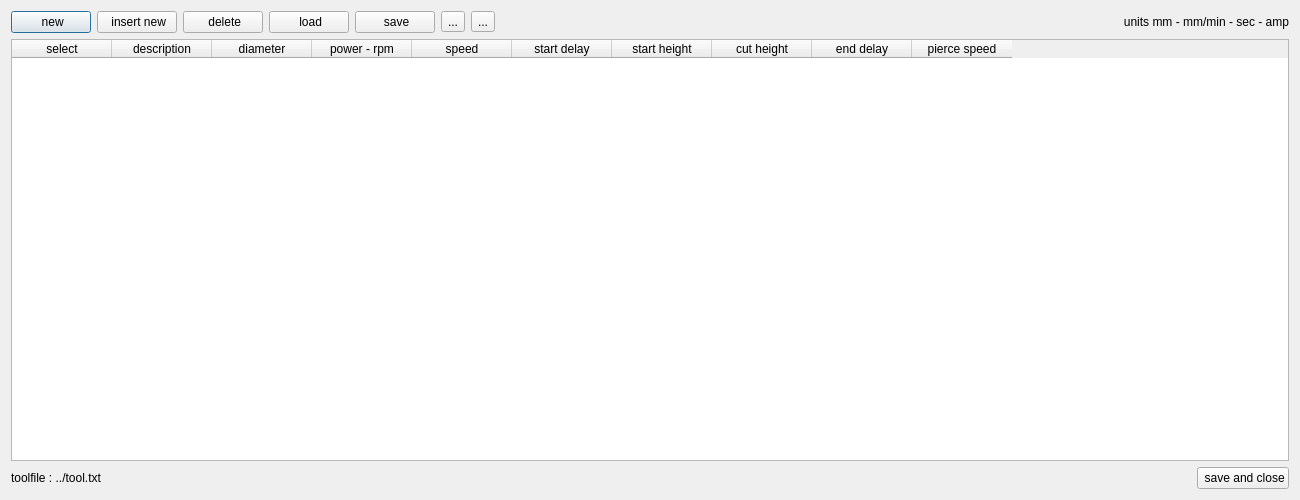
<?xml version="1.0" encoding="UTF-8"?>
<ui version="4.0">
 <class>Dialog_tools</class>
 <widget class="QDialog" name="Dialog_tools">
  <property name="geometry">
   <rect>
    <x>0</x>
    <y>0</y>
    <width>1300</width>
    <height>500</height>
   </rect>
  </property>
  <property name="windowTitle">
   <string>tools</string>
  </property>
  <layout class="QGridLayout" name="gridLayout">
   <item row="0" column="0" colspan="2">
    <layout class="QHBoxLayout" name="horizontalLayout">
     <item>
      <widget class="QPushButton" name="pushButton_new">
       <property name="text">
        <string> new</string>
       </property>
       <property name="icon">
        <iconset resource="../icons.qrc">
         <normaloff>:/icons/document-new.svg</normaloff>:/icons/document-new.svg</iconset>
       </property>
      </widget>
     </item>
     <item>
      <widget class="QPushButton" name="pushButton_insert">
       <property name="text">
        <string> insert new</string>
       </property>
       <property name="icon">
        <iconset resource="../icons.qrc">
         <normaloff>:/icons/document-new.svg</normaloff>:/icons/document-new.svg</iconset>
       </property>
      </widget>
     </item>
     <item>
      <widget class="QPushButton" name="pushButton_delete">
       <property name="text">
        <string> delete</string>
       </property>
       <property name="icon">
        <iconset resource="../icons.qrc">
         <normaloff>:/icons/delete.svg</normaloff>:/icons/delete.svg</iconset>
       </property>
      </widget>
     </item>
     <item>
      <widget class="QPushButton" name="pushButton_load">
       <property name="text">
        <string> load</string>
       </property>
       <property name="icon">
        <iconset resource="../icons.qrc">
         <normaloff>:/icons/document-open.svg</normaloff>:/icons/document-open.svg</iconset>
       </property>
      </widget>
     </item>
     <item>
      <widget class="QPushButton" name="pushButton_save">
       <property name="text">
        <string> save</string>
       </property>
       <property name="icon">
        <iconset resource="../icons.qrc">
         <normaloff>:/icons/document-save.svg</normaloff>:/icons/document-save.svg</iconset>
       </property>
      </widget>
     </item>
     <item>
      <widget class="QToolButton" name="toolButton_move_up">
       <property name="text">
        <string>...</string>
       </property>
       <property name="icon">
        <iconset resource="../icons.qrc">
         <normaloff>:/icons/button_up.svg</normaloff>:/icons/button_up.svg</iconset>
       </property>
      </widget>
     </item>
     <item>
      <widget class="QToolButton" name="toolButton_move_down">
       <property name="text">
        <string>...</string>
       </property>
       <property name="icon">
        <iconset resource="../icons.qrc">
         <normaloff>:/icons/button_down.svg</normaloff>:/icons/button_down.svg</iconset>
       </property>
      </widget>
     </item>
    </layout>
   </item>
   <item row="0" column="2">
    <spacer name="horizontalSpacer">
     <property name="orientation">
      <enum>Qt::Horizontal</enum>
     </property>
     <property name="sizeHint" stdset="0">
      <size>
       <width>574</width>
       <height>20</height>
      </size>
     </property>
    </spacer>
   </item>
   <item row="0" column="3" colspan="2">
    <widget class="QLabel" name="label">
     <property name="text">
      <string>units mm - mm/min - sec - amp</string>
     </property>
     <property name="alignment">
      <set>Qt::AlignRight|Qt::AlignTrailing|Qt::AlignVCenter</set>
     </property>
    </widget>
   </item>
   <item row="1" column="0" colspan="5">
    <widget class="QTableWidget" name="tableWidget">
     <property name="focusPolicy">
      <enum>Qt::ClickFocus</enum>
     </property>
     <attribute name="horizontalHeaderCascadingSectionResizes">
      <bool>false</bool>
     </attribute>
     <attribute name="horizontalHeaderShowSortIndicator" stdset="0">
      <bool>false</bool>
     </attribute>
     <attribute name="horizontalHeaderStretchLastSection">
      <bool>false</bool>
     </attribute>
     <column>
      <property name="text">
       <string>select</string>
      </property>
     </column>
     <column>
      <property name="text">
       <string>description</string>
      </property>
     </column>
     <column>
      <property name="text">
       <string>diameter</string>
      </property>
     </column>
     <column>
      <property name="text">
       <string>power - rpm</string>
      </property>
     </column>
     <column>
      <property name="text">
       <string>speed</string>
      </property>
     </column>
     <column>
      <property name="text">
       <string>start delay</string>
      </property>
     </column>
     <column>
      <property name="text">
       <string>start height</string>
      </property>
     </column>
     <column>
      <property name="text">
       <string>cut height</string>
      </property>
     </column>
     <column>
      <property name="text">
       <string>end delay</string>
      </property>
     </column>
     <column>
      <property name="text">
       <string>pierce speed</string>
      </property>
     </column>
    </widget>
   </item>
   <item row="2" column="0">
    <widget class="QLabel" name="label_2">
     <property name="text">
      <string>toolfile : ../tool.txt</string>
     </property>
    </widget>
   </item>
   <item row="2" column="1" colspan="3">
    <spacer name="horizontalSpacer_2">
     <property name="orientation">
      <enum>Qt::Horizontal</enum>
     </property>
     <property name="sizeHint" stdset="0">
      <size>
       <width>892</width>
       <height>20</height>
      </size>
     </property>
    </spacer>
   </item>
   <item row="2" column="4">
    <widget class="QPushButton" name="pushButton_save_and_close">
     <property name="maximumSize">
      <size>
       <width>150</width>
       <height>16777215</height>
      </size>
     </property>
     <property name="text">
      <string> save and close</string>
     </property>
     <property name="icon">
      <iconset resource="../icons.qrc">
       <normaloff>:/icons/document-save.svg</normaloff>:/icons/document-save.svg</iconset>
     </property>
    </widget>
   </item>
  </layout>
 </widget>
 <resources>
  <include location="../icons.qrc"/>
 </resources>
 <connections/>
</ui>
